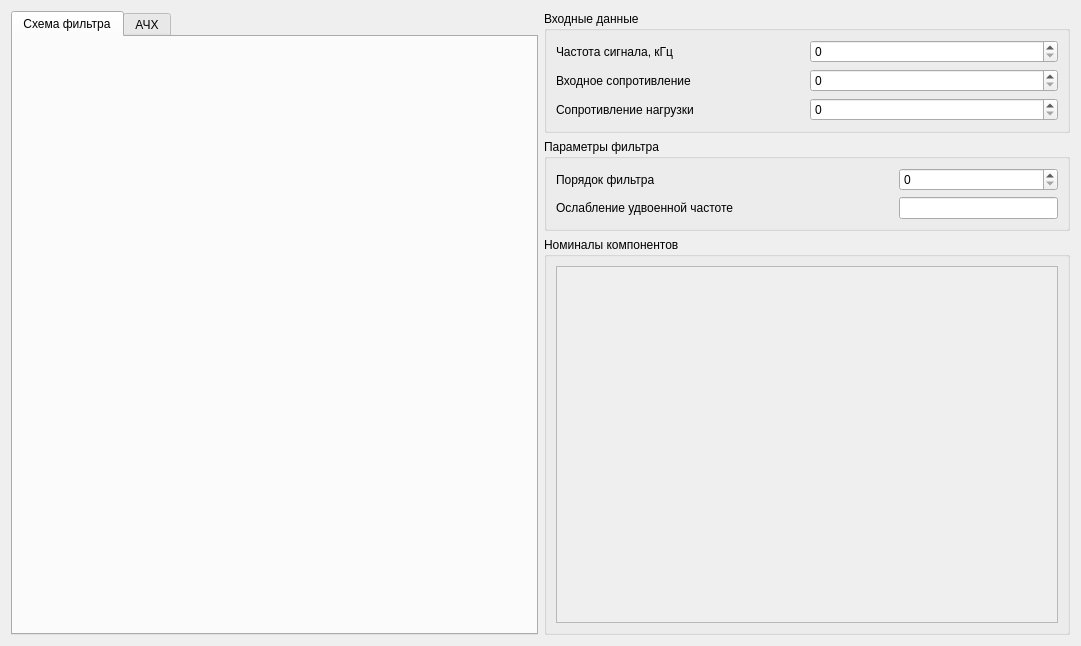
<?xml version="1.0" encoding="UTF-8"?>
<ui version="4.0">
 <class>ConsistentUi</class>
 <widget class="QWidget" name="ConsistentUi">
  <property name="geometry">
   <rect>
    <x>0</x>
    <y>0</y>
    <width>1081</width>
    <height>646</height>
   </rect>
  </property>
  <property name="windowTitle">
   <string>Form</string>
  </property>
  <layout class="QGridLayout" name="gridLayout_5">
   <item row="0" column="0">
    <layout class="QHBoxLayout" name="horizontalLayout_2">
     <item>
      <widget class="QTabWidget" name="tabWidget">
       <property name="whatsThis">
        <string>&lt;html&gt;&lt;head/&gt;&lt;body&gt;&lt;p&gt;Схема фильтра&lt;/p&gt;&lt;/body&gt;&lt;/html&gt;</string>
       </property>
       <property name="styleSheet">
        <string notr="true">Схема фильтра</string>
       </property>
       <property name="currentIndex">
        <number>0</number>
       </property>
       <widget class="QWidget" name="tab">
        <attribute name="title">
         <string>Схема фильтра</string>
        </attribute>
        <layout class="QGridLayout" name="gridLayout_2">
         <item row="0" column="0">
          <layout class="QGridLayout" name="gridLayout"/>
         </item>
        </layout>
       </widget>
       <widget class="QWidget" name="tab_2">
        <attribute name="title">
         <string>АЧХ</string>
        </attribute>
        <layout class="QGridLayout" name="gridLayout_9">
         <item row="0" column="0">
          <layout class="QGridLayout" name="gridLayout_8"/>
         </item>
        </layout>
       </widget>
      </widget>
     </item>
     <item>
      <layout class="QVBoxLayout" name="verticalLayout_3">
       <item>
        <widget class="QGroupBox" name="groupBox">
         <property name="title">
          <string>Входные данные</string>
         </property>
         <layout class="QGridLayout" name="gridLayout_3">
          <item row="0" column="0">
           <layout class="QHBoxLayout" name="horizontalLayout">
            <item>
             <layout class="QVBoxLayout" name="verticalLayout_5">
              <item>
               <widget class="QLabel" name="label_9">
                <property name="text">
                 <string>Частота сигнала, кГц</string>
                </property>
               </widget>
              </item>
              <item>
               <widget class="QLabel" name="label_10">
                <property name="text">
                 <string>Входное сопротивление</string>
                </property>
               </widget>
              </item>
              <item>
               <widget class="QLabel" name="label_11">
                <property name="text">
                 <string>Сопротивление нагрузки</string>
                </property>
               </widget>
              </item>
             </layout>
            </item>
            <item>
             <layout class="QVBoxLayout" name="verticalLayout_4">
              <property name="sizeConstraint">
               <enum>QLayout::SetNoConstraint</enum>
              </property>
              <item>
               <widget class="QSpinBox" name="sBFrequency"/>
              </item>
              <item>
               <widget class="QSpinBox" name="sBRin"/>
              </item>
              <item>
               <widget class="QSpinBox" name="sBRout"/>
              </item>
             </layout>
            </item>
           </layout>
          </item>
         </layout>
        </widget>
       </item>
       <item>
        <widget class="QGroupBox" name="groupBox_2">
         <property name="title">
          <string>Параметры фильтра</string>
         </property>
         <layout class="QGridLayout" name="gridLayout_7">
          <item row="0" column="0">
           <layout class="QGridLayout" name="gridLayout_4">
            <item row="0" column="0">
             <layout class="QVBoxLayout" name="verticalLayout_2">
              <item>
               <widget class="QLabel" name="label">
                <property name="text">
                 <string>Порядок фильтра</string>
                </property>
               </widget>
              </item>
              <item>
               <widget class="QLabel" name="label_3">
                <property name="text">
                 <string>Ослабление удвоенной частоте</string>
                </property>
               </widget>
              </item>
             </layout>
            </item>
            <item row="0" column="2">
             <layout class="QVBoxLayout" name="verticalLayout">
              <item>
               <widget class="QSpinBox" name="sBN"/>
              </item>
              <item>
               <widget class="QLineEdit" name="lAttenuation"/>
              </item>
             </layout>
            </item>
            <item row="0" column="1">
             <spacer name="horizontalSpacer">
              <property name="orientation">
               <enum>Qt::Horizontal</enum>
              </property>
              <property name="sizeHint" stdset="0">
               <size>
                <width>40</width>
                <height>20</height>
               </size>
              </property>
             </spacer>
            </item>
           </layout>
          </item>
         </layout>
        </widget>
       </item>
       <item>
        <widget class="QGroupBox" name="groupBox_3">
         <property name="title">
          <string>Номиналы компонентов</string>
         </property>
         <layout class="QGridLayout" name="gridLayout_10">
          <item row="0" column="0">
           <widget class="QScrollArea" name="scrollArea">
            <property name="widgetResizable">
             <bool>true</bool>
            </property>
            <widget class="QWidget" name="scrollAreaWidgetContents">
             <property name="geometry">
              <rect>
               <x>0</x>
               <y>0</y>
               <width>503</width>
               <height>385</height>
              </rect>
             </property>
            </widget>
           </widget>
          </item>
         </layout>
        </widget>
       </item>
      </layout>
     </item>
    </layout>
   </item>
  </layout>
 </widget>
 <resources/>
 <connections/>
</ui>
